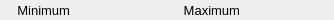
    <widget class="PyDMFrame" name="composite_18">
      <property name="geometry">
        <rect>
          <x>405</x>
          <y>121</y>
          <width>334</width>
          <height>20</height>
        </rect>
      </property>
      <widget class="QLabel" name="text_31">
        <property name="geometry">
          <rect>
            <x>0</x>
            <y>0</y>
            <width>70</width>
            <height>20</height>
          </rect>
        </property>
        <property name="text">
          <string>Minimum</string>
        </property>
        <property name="font" stdset="0">
          <font>
            <pointsize>10</pointsize>
          </font>
        </property>
        <property name="brush" stdset="0">
          <brush brushstyle="SolidPattern">
            <color alpha="255">
              <red>0</red>
              <green>0</green>
              <blue>0</blue>
            </color>
          </brush>
        </property>
        <property name="toolTip">
          <string>text_31</string>
        </property>
        <property name="alignment">
          <set>Qt::AlignRight|Qt::AlignTrailing|Qt::AlignVCenter</set>
        </property>
        <property name="styleSheet">
          <string notr="true">QLabel#text_31 {
  color: rgb(0, 0, 0);
  }</string>
        </property>
      </widget>
      <widget class="PyDMLabel" name="text_update_21">
        <property name="geometry">
          <rect>
            <x>74</x>
            <y>1</y>
            <width>90</width>
            <height>18</height>
          </rect>
        </property>
        <property name="toolTip">
          <string>PV: ${prefix}MinValue_RBV</string>
        </property>
        <property name="channel" stdset="0">
          <string>ca://${prefix}MinValue_RBV</string>
        </property>
        <property name="font" stdset="0">
          <font>
            <pointsize>10</pointsize>
          </font>
        </property>
        <property name="alignment">
          <set>Qt::AlignLeading|Qt::AlignLeft|Qt::AlignVCenter</set>
        </property>
        <property name="textInteractionFlags">
          <set>Qt::TextSelectableByKeyboard|Qt::TextSelectableByMouse</set>
        </property>
        <property name="styleSheet">
          <string notr="true">PyDMLabel#text_update_21 {
  color: rgb(10, 0, 184);
  background-color: rgb(187, 187, 187);
  }</string>
        </property>
      </widget>
      <widget class="QLabel" name="text_32">
        <property name="geometry">
          <rect>
            <x>170</x>
            <y>0</y>
            <width>70</width>
            <height>20</height>
          </rect>
        </property>
        <property name="text">
          <string>Maximum</string>
        </property>
        <property name="font" stdset="0">
          <font>
            <pointsize>10</pointsize>
          </font>
        </property>
        <property name="brush" stdset="0">
          <brush brushstyle="SolidPattern">
            <color alpha="255">
              <red>0</red>
              <green>0</green>
              <blue>0</blue>
            </color>
          </brush>
        </property>
        <property name="toolTip">
          <string>text_32</string>
        </property>
        <property name="alignment">
          <set>Qt::AlignRight|Qt::AlignTrailing|Qt::AlignVCenter</set>
        </property>
        <property name="styleSheet">
          <string notr="true">QLabel#text_32 {
  color: rgb(0, 0, 0);
  }</string>
        </property>
      </widget>
      <widget class="PyDMLabel" name="text_update_22">
        <property name="geometry">
          <rect>
            <x>244</x>
            <y>1</y>
            <width>90</width>
            <height>18</height>
          </rect>
        </property>
        <property name="toolTip">
          <string>PV: ${prefix}MaxValue_RBV</string>
        </property>
        <property name="channel" stdset="0">
          <string>ca://${prefix}MaxValue_RBV</string>
        </property>
        <property name="font" stdset="0">
          <font>
            <pointsize>10</pointsize>
          </font>
        </property>
        <property name="alignment">
          <set>Qt::AlignLeading|Qt::AlignLeft|Qt::AlignVCenter</set>
        </property>
        <property name="textInteractionFlags">
          <set>Qt::TextSelectableByKeyboard|Qt::TextSelectableByMouse</set>
        </property>
        <property name="styleSheet">
          <string notr="true">PyDMLabel#text_update_22 {
  color: rgb(10, 0, 184);
  background-color: rgb(187, 187, 187);
  }</string>
        </property>
      </widget>
    </widget>
